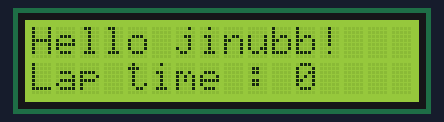
Recording of a sketch running on a simulated Arduino Uno, built with avr-gcc and run on an emulated ATmega328P. Parts: 16×2 character LCD.

Above: at 0.1 s.
At 4.1 s:
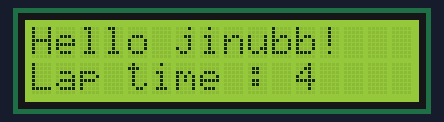
At 9.1 s:
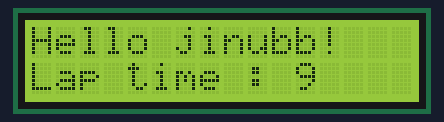
At 19.1 s:
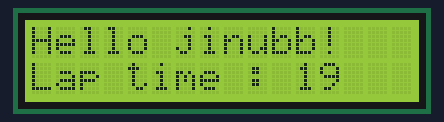
At 29.1 s:
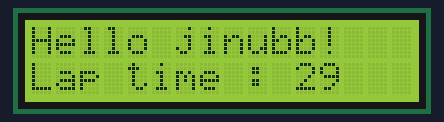
At 38.1 s:
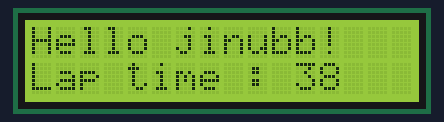

The sketch:

test_4_lcd_printtext1.ino
```cpp
//14051012 도진우
#include <LiquidCrystal.h>

LiquidCrystal lcd(2,4,8,9,10,11);

void setup()
{
  //16 col 2 line 생성
  lcd.begin(16,2);
  lcd.print("Hello jinubb!");
}

void loop()
{
  //2번째 line 1번째 col 로 커서 변경
  lcd.setCursor(0,1);

  lcd.print("Lap time : ");
  lcd.print(millis()/1000);
  delay(100);
}
```

Measured:
- what the display in image 1 shows lasts 1.1 s, from 4.0 s to 5.1 s
